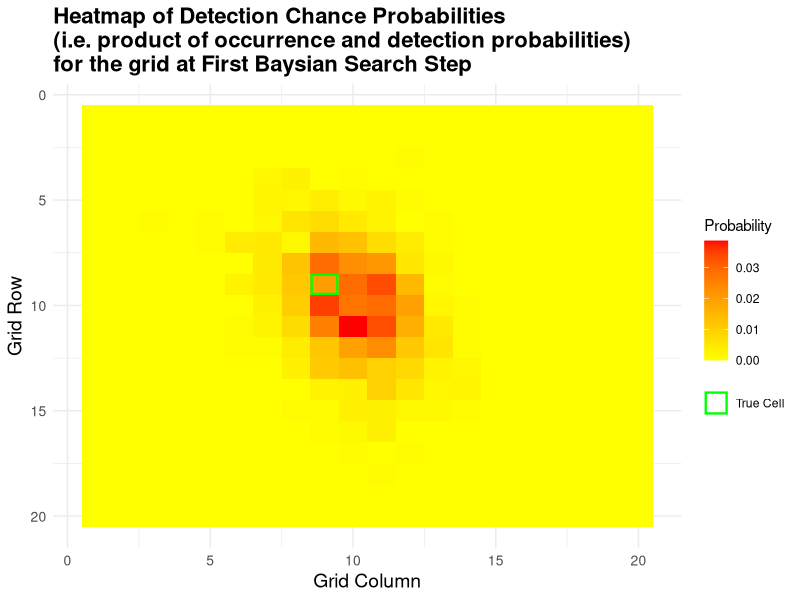
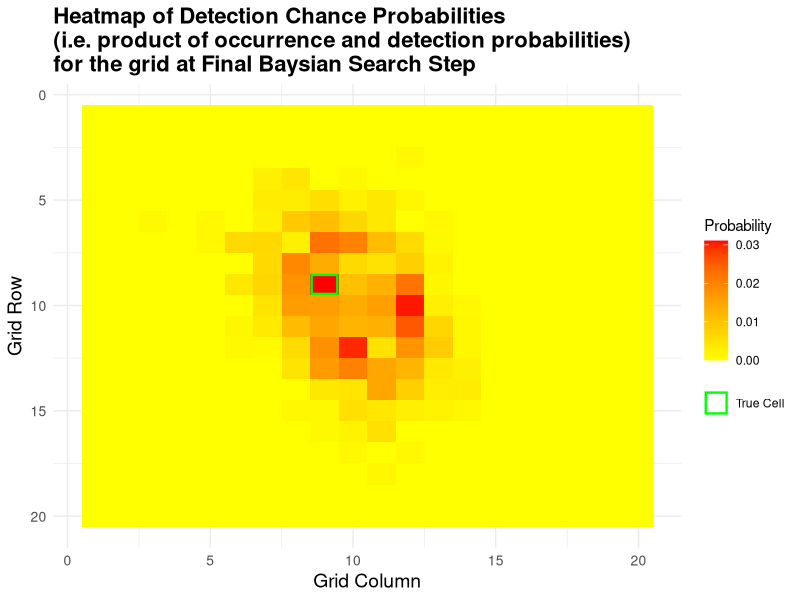
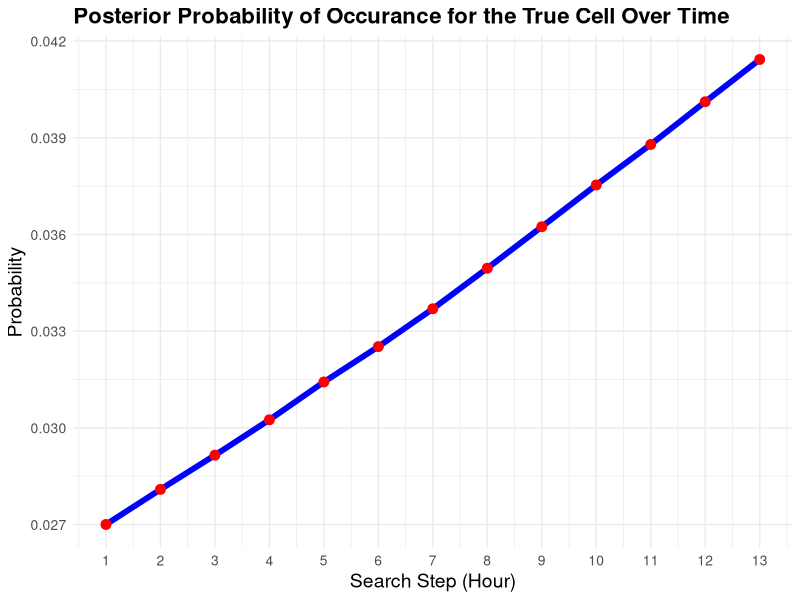

The R script that drew these images, in order:
## ---- chunk 1
library(ggplot2)
library(MASS)

#### Data Generating Functions ####
generate_lost <- function(grid_size, nsims){
  # Function to generate the prior distribution for the 
  # location of the lost fisherman
  # Args: 
  #       grid_size: the dimensions of the square search grid
  #       nsims: number of samples to base the prior distribution on
  mu_vec  <- c(grid_size/2, grid_size/2)
  sig_mat <- matrix(c(2, 1, 5, 5), 2,2)
  
  dat <- mvrnorm(nsims, mu_vec, sig_mat)
  dat <- round(abs(dat))
  
  prior <- matrix(rep(0,grid_size^2), grid_size, grid_size)
  for (i in 1:NROW(dat)){
    if (dat[i,1] < grid_size & dat[i,2] < grid_size){
      prior[dat[i,1], dat[i,2]] <- prior[dat[i,1], dat[i,2]] + 1
    }
  }
  prior <- prior/sum(prior)
  return(prior)
}

generate_fisherman <- function(grid_size){
  # Function to generate the true location of the lost fisherman.
  # This should not effect the search decision in any way!! It is unkown
  # to the search crew.
  # Args: 
  #       grid_size: the dimensions of the square search grid

  mu_vec  <- c(grid_size/2, grid_size/2)
  sig_mat <- matrix(c(2, 1, 5, 5), 2,2)
  
  location  <- round(mvrnorm(1, mu_vec, sig_mat))
  true_grid <- matrix(rep(0, grid_size^2), grid_size, grid_size)
  true_grid[location[1], location[2]] <- 1
  
  return(true_grid)
}
## ---- chunk 2
search_size <- 20
set.seed(2025)

#### Prior Probability of Detection Pi ####
unifs <- runif(search_size^2, min = 0.6, max = 0.9)
detect_pr <- matrix(unifs, ncol = search_size)
p <- as.vector(detect_pr)

#### Prior Probability of Occurrence theta_i  ###
theta_grid <- generate_lost(search_size, nsims = 1000)
theta <- as.vector(theta_grid)

#### "Unknown" True Location Of The Fisherman ####
true_grid <- generate_fisherman(search_size)
true_cell <- which(as.vector(true_grid) == 1)
## ---- chunk 3
library(ggplot2)
plot_heatmap <- function(detection_chance, true_cell, grid_size, title = "Heatmap of Detection Probabilities") {
  prob_matrix <- matrix(detection_chance, nrow = grid_size, ncol = grid_size, byrow = TRUE)
  
  # Convert true_cell index to row and column (assuming row-major order)
  true_row <- ((true_cell - 1) %/% grid_size) + 1
  true_col <- ((true_cell - 1) %% grid_size) + 1
  
  # Create melted data frame
  melted_data <- reshape2::melt(prob_matrix)
  
  ggplot(melted_data, aes(Var2, Var1, fill = value)) +
    geom_tile() +
    # Add green border for the true cell with color aesthetic mapped
    geom_tile(data = data.frame(Var1 = true_row, Var2 = true_col),
              aes(x = Var2, y = Var1, color = "True Cell"),
              fill = NA, size = 0.8, width = 0.9, height = 0.9) +
    scale_fill_gradient(low = "yellow", high = "red", name = "Probability") +
    scale_color_manual(name = "", values = c("True Cell" = "green")) +
    labs(x = "Grid Column", y = "Grid Row", title = title) +
    scale_y_reverse() +
    theme_minimal() +
    theme(
      plot.title = element_text(size = 16, face = "bold"),
      axis.title.x = element_text(size = 14),
      axis.title.y = element_text(size = 14), 
      axis.text.x = element_text(size = 10),
      axis.text.y = element_text(size = 10),
      legend.position = "right"
    ) +
    # Add Legends 
    guides(
      fill = guide_colorbar(order = 1, title.position = "top"),
      color = guide_legend(order = 2, 
                         override.aes = list(fill = NA, size = 2),
                         title = NULL)
    )
}
## ---- chunk 4
update_probabilities <- function(theta, p, searched_cell) {
  # For the searched cell: update using Equation 3
  theta_new <- theta
  theta_new[searched_cell] <- ((1 - p[searched_cell]) * theta[searched_cell]) /
    (1 - p[searched_cell] * theta[searched_cell])
  
  # For all other cells: update using Equation 4
  theta_new[-searched_cell] <- theta[-searched_cell] / (1 - p[searched_cell] * theta[searched_cell])
  
  # Normalize to ensure probabilities sum to 1 (numerical stability)
  #theta_new <- theta_new / sum(theta_new)
  return(theta_new)
}
## ---- chunk 5
# Set up
n_hours <- 48  # maximum number of search steps (1 search per hour)
iter_storage <- data.frame(Hour = integer(),
                           theta_i = numeric(),
                           p_i = numeric(),
                           detection_chance = numeric(),
                           searching_cell = integer(),
                           true_cell_prob = numeric())

# For saving snapshots of the heatmap every 12 hours
# For saving snapshots of the heatmap
detection_chance_first <- NULL
detection_chance_last <- NULL

# Search process simulation loop
for (hour in 1:n_hours) {
  # Calculate the chance of successful detection in each cell:
  # product of occurrence probability and detection probability.
  detection_chance <- theta * p
  
  # Select the cell with the highest chance of detection
  search_cell <- which.max(detection_chance)
  
  # Simulate the search in the chosen cell with a Bernoulli trial:
  detected <- rbinom(1, 1, p[search_cell])
  
  # Store iteration data
  iter_storage <- rbind(iter_storage,
                        data.frame(Hour = hour,
                                   theta_i = theta[search_cell],
                                   p_i = p[search_cell],
                                   detection_chance = detection_chance[search_cell],
                                   searching_cell = search_cell,
                                   true_cell_prob = theta[true_cell]))
  
  # Save heatmap snapshot at the first search
  if (hour == 1) {
    detection_chance_first <- detection_chance
  }
  
  # If the searched cell is the true cell and the fisherman is detected, stop the search.
  if (search_cell == true_cell && detected == 1) {
    print(cat("Fisherman found in cell", search_cell, "at hour", hour, "\n"))
    break
  }
  
  # Update probabilities based on the search outcome (no detection)
  theta <- update_probabilities(theta, p, search_cell)
}

# Save the final heatmap snapshot
detection_chance_last <- detection_chance
# Print out iterations
library(knitr)
kable(round(iter_storage,4), caption = paste0("The True Cell that the Fisherman is in is ", true_cell))

## ---- chunk 6
# Plot heatmaps: at the first search step and at the final search step
# (if running interactively, use print() to display ggplot objects)
library(reshape2)  # for melting matrices for ggplot

p1 <- plot_heatmap(detection_chance_first,true_cell, search_size, title = "Heatmap of Detection Chance Probabilities\n(i.e. product of occurrence and detection probabilities)\nfor the grid at First Baysian Search Step")
p2 <- plot_heatmap(detection_chance_last,true_cell, search_size, title = "Heatmap of Detection Chance Probabilities\n(i.e. product of occurrence and detection probabilities)\nfor the grid at Final Baysian Search Step")

print(p1)
print(p2)

 #ggsave(plot = p1, filename = "Figures/Question 2 Heatmap at First Search Step.png")
 #ggsave(plot = p2, filename = "Figures/Question 2 Heatmap at Final Search Step.png")

# Plot the evolution of the posterior probability for the true cell over time
df_true <- data.frame(Hour = 1:length(iter_storage[,6]), 
                      True_Cell_Probability = iter_storage[,6])
true_prob_plot <- ggplot(df_true, aes(x = Hour, y = True_Cell_Probability)) +
  geom_line(color = "blue", size=2) +
  geom_point(color = "red", size = 3) +
  labs(title = "Posterior Probability of Occurance for the True Cell Over Time",
       x = "Search Step (Hour)", y = "Probability") +
  theme_minimal() +
  scale_x_continuous(breaks = 1:nrow(iter_storage))+
  scale_y_continuous(n.breaks = 6) +
  theme_minimal()+
  theme(
    plot.title = element_text(size = 16, face = "bold"),
    axis.title.x = element_text(size = 14),
    axis.title.y = element_text(size = 14), 
    axis.text.x = element_text(size = 10),
    axis.text.y = element_text(size = 10)
  )
true_prob_plot

# ggsave(plot = true_prob_plot, filename="Figures/Question 2 True Cell Posterior Probability Plot Over Time.png")

